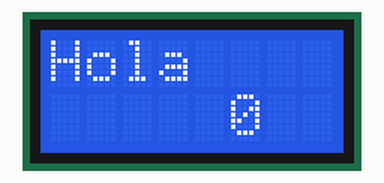
Simulated run of this sketch. Board: Arduino Uno, built with avr-gcc and run on an emulated ATmega328P. Shown: 8×2 character LCD.

Above: at 0.1 s.
At 4.1 s:
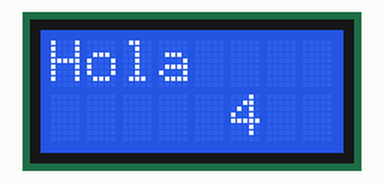
At 9.1 s:
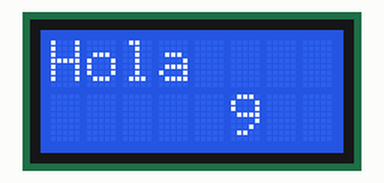
At 19.1 s:
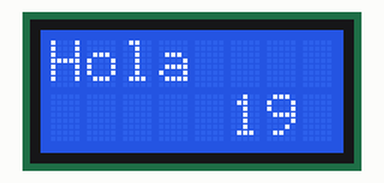
At 29.1 s:
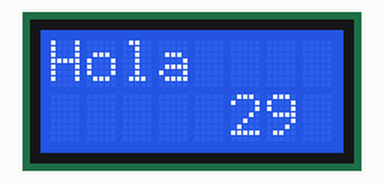
At 39.1 s:
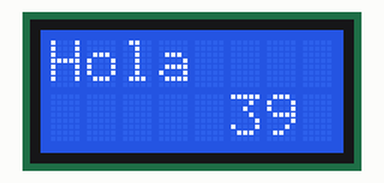

The sketch:

LCD16X1.ino
```cpp
#include <LiquidCrystal.h>

//Crear el objeto LCD con los números correspondientes (rs, en, d4, d5, d6, d7)
LiquidCrystal lcd(8, 9, 4, 5, 6, 7);

void setup() {

  lcd.begin(8, 2);
  // Print a message to the LCD.
  lcd.print("Hola");
  // Move the cursor to the beginning of the second address block
  // (note: line 1 is the second row, since counting begins with 0):
  lcd.setCursor(0, 1);
  lcd.print("");
}

void loop() {
  // set the cursor to column 0, line 1
  // (note: line 1 is the second row, since counting begins with 0):
  lcd.setCursor(5, 1);
  // print the number of seconds since reset:
  lcd.print(millis()/1000);
}
```

Measured:
- what the display in image 1 shows lasts 1.0 s, from 4.0 s to 5.0 s
